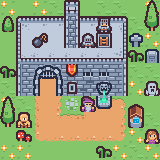

Rendered tile map (Tiled .tmx) drawn with the repository's tilesets; below, a short description and the full map source, tile grids included:
An orthogonal 10x10 tile map with 16x16 px tiles, 3 tile layers (Ground, Lower, Higher), 2 tilesets.

<map version="1.8" tiledversion="1.8.2" orientation="orthogonal" renderorder="right-down" width="10" height="10" tilewidth="16" tileheight="16" infinite="0" nextlayerid="5" nextobjectid="1">
 <editorsettings>
  <export target="../../assets/maps/TestingCastle.json" format="json" />
 </editorsettings>
 <tileset firstgid="1" name="Town" tilewidth="16" tileheight="16" tilecount="132" columns="12">
  <image source="../../assets/kenney/tiny-town/Tilemap/tilemap_packed.png" width="192" height="176" />
 </tileset>
 <tileset firstgid="133" name="Dungeon" tilewidth="16" tileheight="16" tilecount="132" columns="12">
  <image source="../../assets/kenney/tiny-dungeon/Tilemap/tilemap_packed.png" width="192" height="176" />
 </tileset>
 <layer id="1" name="Ground" width="10" height="10">
  <data encoding="csv">
3,1,3,2,2,1,2,2,1,3,
1,3,3,1,3,1,1,2,2,1,
1,1,3,3,2,3,2,3,2,3,
1,1,2,1,3,1,1,3,2,2,
1,26,26,26,26,26,26,26,2,2,
2,26,26,26,26,26,26,26,3,2,
3,2,25,27,44,13,1,15,1,1,
1,1,25,41,14,40,26,27,1,2,
1,2,37,38,38,38,38,39,3,1,
3,3,1,1,1,1,1,3,2,3
</data>
 </layer>
 <layer id="2" name="Lower" width="10" height="10">
  <data encoding="csv">
0,0,0,0,0,0,0,0,0,5,
29,97,98,98,98,98,98,99,0,17,
0,109,110,110,110,110,110,111,197,0,
0,121,122,122,122,122,122,123,18,198,
18,190,112,113,162,161,161,192,0,0,
0,190,124,125,126,127,153,192,0,254,
5,0,0,0,0,217,165,0,0,0,
17,242,0,0,0,0,0,0,105,0,
0,30,0,0,0,0,0,0,0,232,
0,0,0,0,0,0,18,0,0,0
</data>
 </layer>
 <layer id="3" name="Higher" width="10" height="10">
  <data encoding="csv">
0,0,0,0,103,0,0,0,0,0,
0,0,0,0,191,0,230,0,0,0,
0,0,106,0,191,229,104,0,0,0,
0,0,0,0,0,0,0,0,0,0,
0,0,0,0,0,0,0,0,0,0,
0,0,0,0,0,0,0,0,0,0,
0,0,0,0,0,0,0,0,93,0,
0,0,0,0,0,0,0,0,0,0,
0,0,0,0,0,0,0,0,0,0,
0,0,0,0,0,0,0,0,0,0
</data>
 </layer>
</map>
